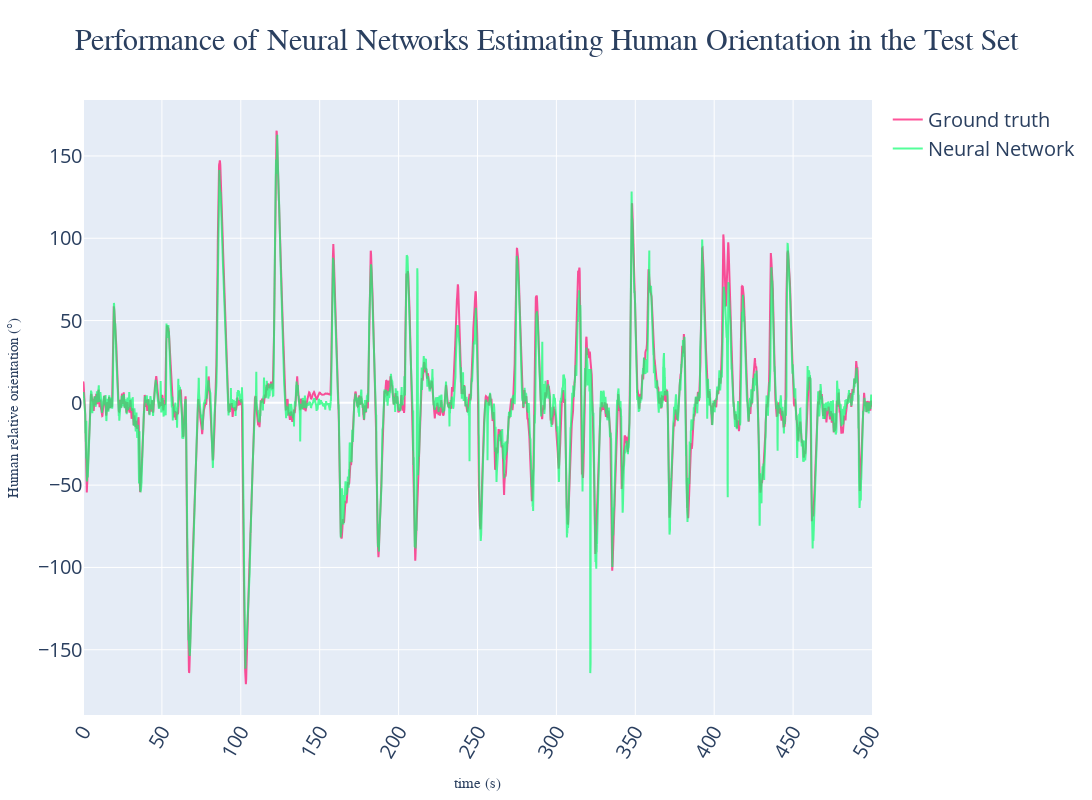

Source (notebook cell):
### Code cell
general_model("1234", "5", "PCA", 50, 4, False, 0, True)

### Figure 1 — Plotly figure (JSON) as saved in the notebook; plotly's stock layout.template omitted (floating-point values rounded to 4 significant figures; data arrays with more than 128 entries replaced by an {"elided": "..."} marker saying what was removed)
{"data": [{"marker": {"color": "rgba(255, 12, 111, 0.7)", "size": 5}, "mode": "lines", "name": "Ground truth", "type": "scatter", "x": {"elided": "5000 float values"}, "y": {"elided": "5000 float values"}}, {"marker": {"color": "rgba(12, 255, 111, 0.7)", "size": 5}, "mode": "lines", "name": "Neural Network", "type": "scatter", "x": {"elided": "5000 float values"}, "y": {"elided": "5000 float values"}}], "layout": {"autosize": false, "font": {"size": 20}, "height": 800, "title": {"font": {"family": "STKaiti", "size": 30}, "text": "Performance of Neural Networks Estimating Human Orientation in the Test Set", "x": 0.5}, "width": 1400, "xaxis": {"autorange": true, "nticks": 20, "range": [0, 500], "tickangle": -60, "title": {"font": {"family": "STKaiti", "size": 15}, "text": "time (s)"}, "type": "linear"}, "yaxis": {"autorange": true, "range": [-189.6, 184.0], "title": {"font": {"family": "STKaiti", "size": 15}, "text": "Human relative orientation (°)"}, "type": "linear"}}}
